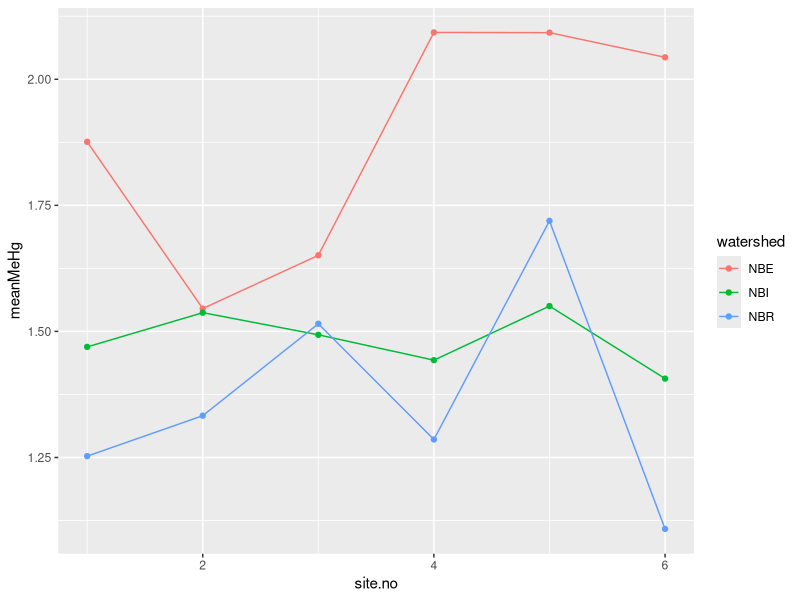
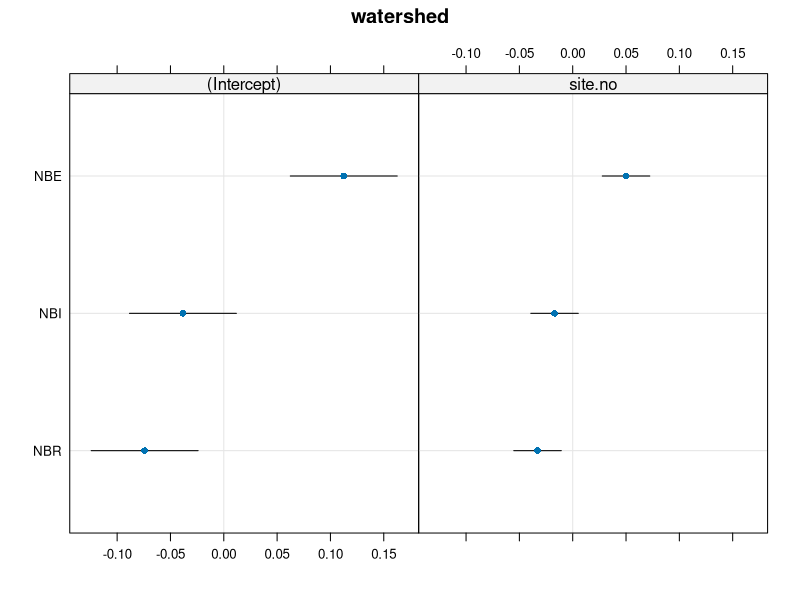
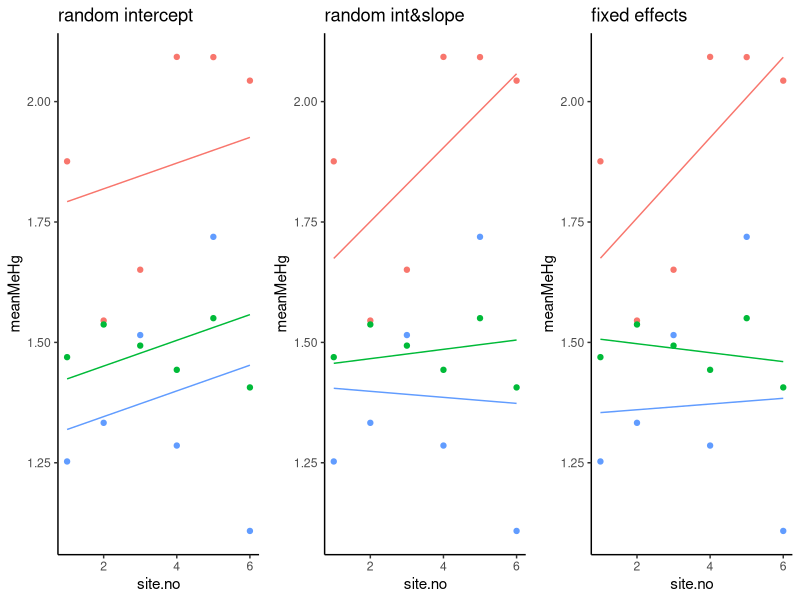
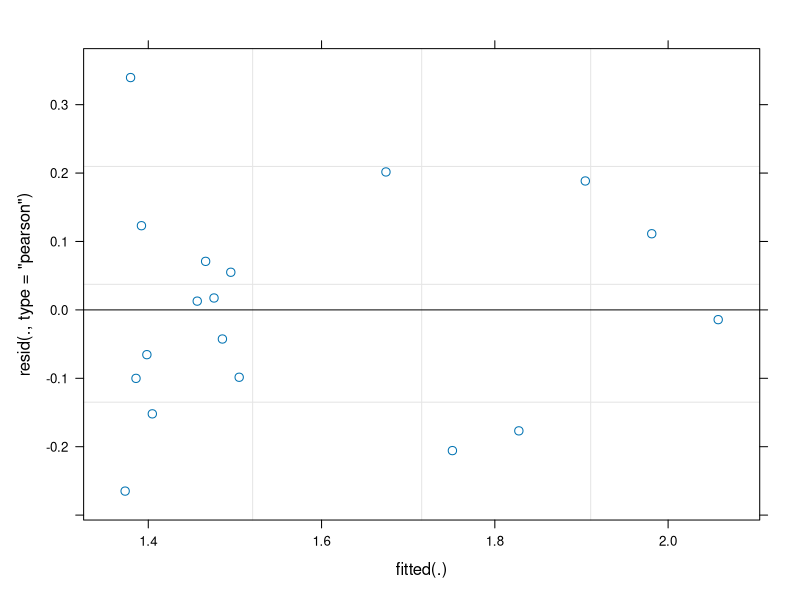
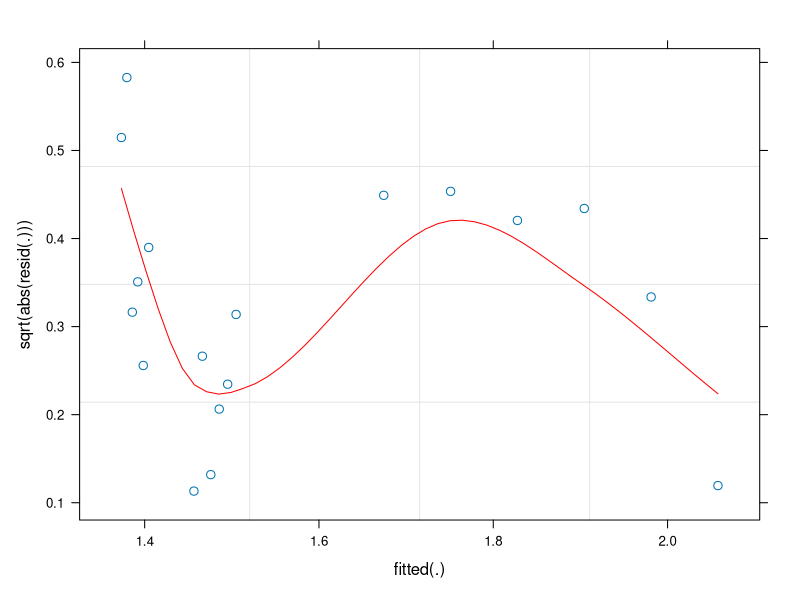
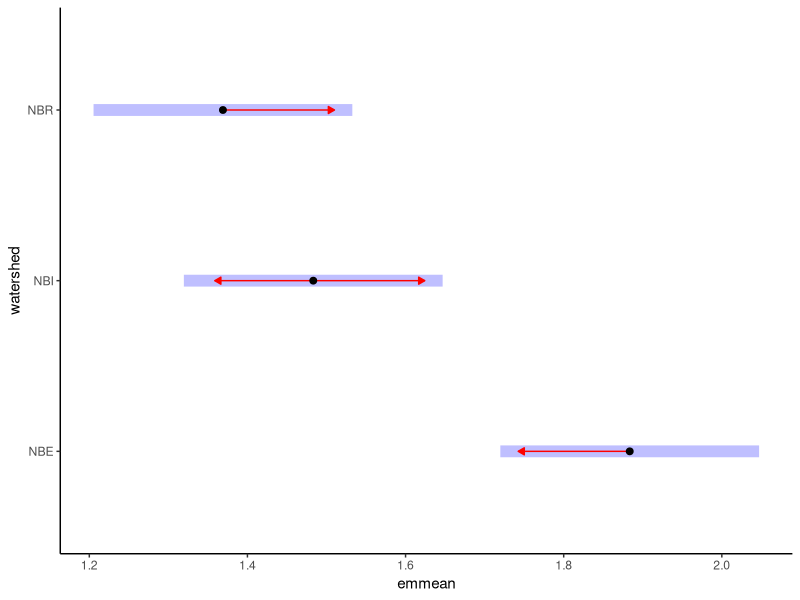
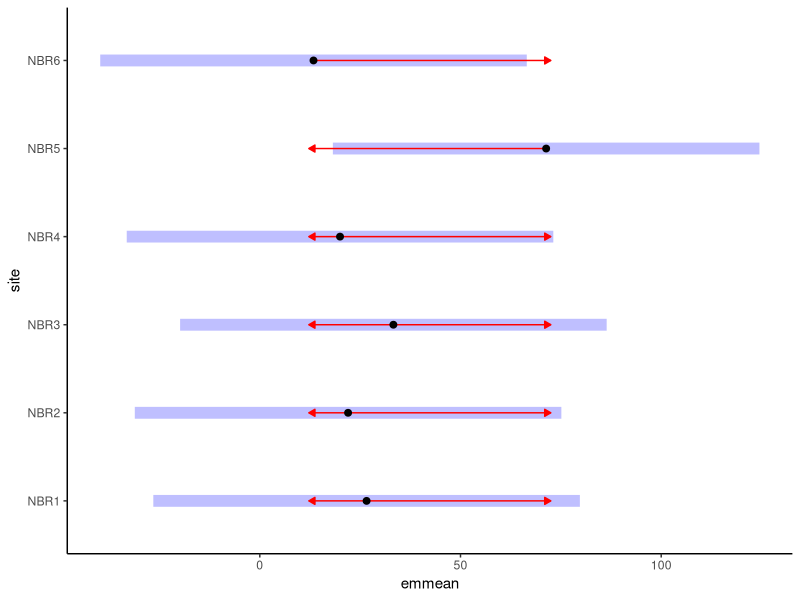
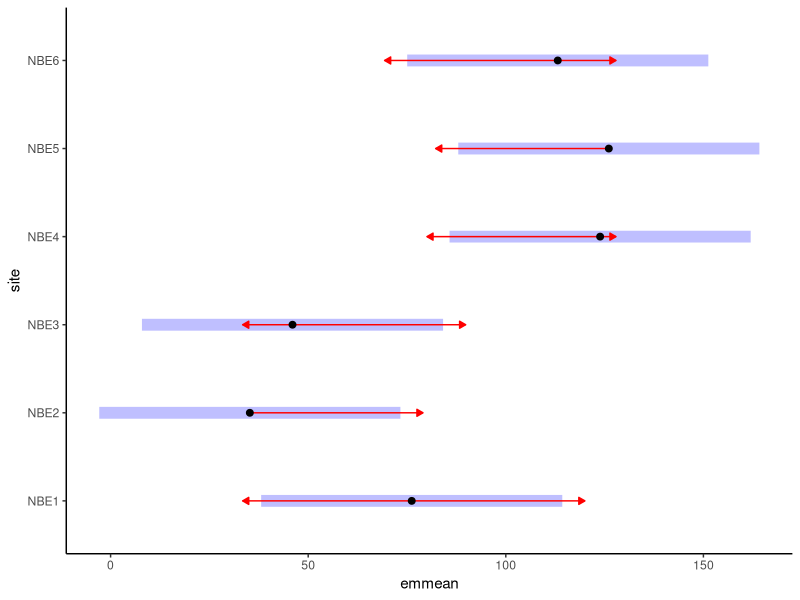

These charts were generated, in order, by the following R code:
#############
#Assignment 9
#############
#'Hypothesis: testing if there is spatial variation in MeHg measurements between sites
#'within a watershed.
#' ## BMB: please avoid questions like "is there is spatial variation". We know there is
#' ## more sensible questions would be e.g. "how much spatial variation is there?" "how does the magnitude of spatial variation compare with other interesting effects?" 

library(ggplot2)
library(emmeans)
library(car) 
library(arm)
library(dplyr)
library(lme4)
library(readr)
library(cowplot)
library(stringr)

water <- read_csv("SeptemberOctober2018 MeHgFieldresults.csv")
water$logpH <- log(water$pH,10)
water$logMeHg <- log(water$MeHg.pgL,10)

#releveling the watersheds from least to most harvesting
water2 <- (water
           %>% mutate(watershed=factor(watershed,levels=c("NBR","NBE","NBI")))
           %>% mutate_if(is.character,factor)
)

#making average columns of site log MeHg and log pH
water3 <- water2 %>%
  group_by(site)%>%
  summarise(meanMeHg=mean(logMeHg),
            meanpH=mean(logpH))

#adding watershed column to this data frame, I know this isn't the best option, but it works 
water3$watershed1 <-str_extract(water3$site, "NBE")
water3$watershed2 <-str_extract(water3$site, "NBR")
water3$watershed3 <-str_extract(water3$site, "NBI")

water4 <- water3 %>% mutate(watershed = coalesce(watershed1, watershed2, watershed3)) %>%
    dplyr::select(watershed, site, meanMeHg, meanpH)

water4$site.no <-str_extract_all(water4$site, "\\d")

## BMB: how about
## water3 %>% mutate(watershed=str_extract(site,"NB."))
## ??
## "NB." matches "NB" + any single character

#site.no made chars, converting them to numbers
water4$site.no <- as.numeric(as.character(water4$site.no))
#factoring
water4$watershed <- factor(water4$watershed)

#makng this plot for the later part of the analysis 
q0 <- (ggplot(water4, aes(site.no, meanMeHg, colour = watershed))
       + geom_point())  
print(q0+geom_line())

## per-group fit (fixed)
lm1 <- lmList(meanMeHg~site.no|watershed, data=water4) 

## random intercept
lm2 <- lmer(meanMeHg~site.no+(1|watershed),
            data=water4)
## random slopes
lm3 <- lmer(meanMeHg~site.no+(1+site.no|watershed), data=water4) 

## BMB: how about
lattice::dotplot(ranef(lm3))
## ?

#compute pred
pp0 <- expand.grid(water4,site.no=1:6,watershed=levels(water4$watershed))
pp1 <- cbind(pp0,meanMeHg=predict(lm1,newdata=pp0))
pp2 <- cbind(pp0,meanMeHg=predict(lm2,newdata=pp0))
pp3 <- cbind(pp0,meanMeHg=predict(lm3,newdata=pp0))

#plot pred
theme_set(theme_classic()+theme(legend.position="none"))
plot_grid(q0+geom_line(data=pp2)+ggtitle("random intercept"),
          q0+geom_line(data=pp3)+ggtitle("random int&slope"),
          q0+geom_line(data=pp1)+ggtitle("fixed effects"),
          nrow=1)

plot(lm3)  ## fitted vs residual
## scale-location
plot(lm3, sqrt(abs(resid(.))) ~ fitted(.),
     type=c("p","smooth"), col.line="red")

## BMB: what do you conclude about the diagnostic plots?

#making the model to use in emmeans
w2<- glm(meanMeHg~watershed, data=water4)

## BMB: you should be able to do this all at once if you want to
##  using lmList *or* lm(meHG.pgL ~ site*watershed)
## but the whole point of using a mixed model is to *not* have
##  to estimate everything separately.

#breaking apart the initial table to do comparisons of the mean MeHg between sites within watersheds
ws <- split(water2, water2$watershed)
NBR <- ws$NBR
NBE <- ws$NBE
NBI <- ws$NBI

#making lm
NBR1<- lm(MeHg.pgL ~ site, data = NBR)
NBE1<- lm(MeHg.pgL ~ site, data = NBE)
NBI1<- lm(MeHg.pgL ~ site, data = NBI)

#comparing MeHg between watershed 
emmeans(w2, "watershed", data = water4) 
grpMeans <- emmeans(w2, "watershed", data = water4)
grpMeans
pairs(grpMeans)
plot(grpMeans, comparisons = TRUE)

#seeing if MeHg changes in sites within watershed NBR
emmeans(NBR1, "site", data = NBR) 
grpMeans1 <- emmeans(NBR1, "site", data = NBR)
grpMeans1
pairs(grpMeans1)
plot(grpMeans1, comparisons = TRUE)

#seeing if MeHg changes in sites within watershed NBE
emmeans(NBE1, "site", data = NBE) 
grpMeans2 <- emmeans(NBE1, "site", data = NBE)
grpMeans2
pairs(grpMeans2)
plot(grpMeans2, comparisons = TRUE)

#seeing if MeHg changes in sites within watershed NBI
emmeans(NBI1, "site", data = NBI) 
grpMeans3 <- emmeans(NBI1, "site", data = NBI)
grpMeans3
pairs(grpMeans3)
plot(grpMeans3, comparisons = TRUE)
